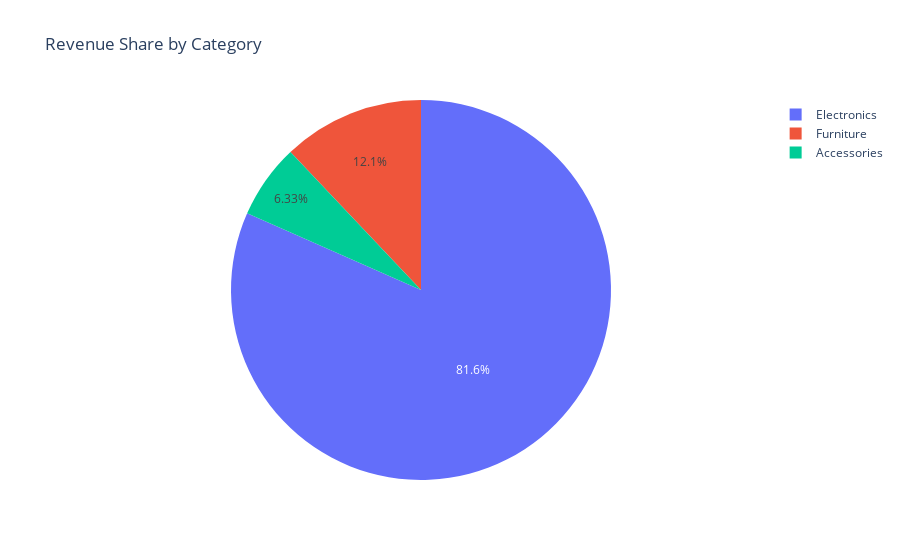

The cell this chart's notebook holds for it:
### Code cell
category_revenue = df.groupby('category')['revenue'].sum().reset_index()
fig = px.pie(category_revenue, names='category', values='revenue',
             title='Revenue Share by Category')
fig.show()

### Figure 1 — Plotly figure (JSON) as saved in the notebook; plotly's stock layout.template omitted (floating-point values rounded to 4 significant figures)
{"data": [{"domain": {"x": [0, 1], "y": [0, 1]}, "hovertemplate": "category=%{label}<br>revenue=%{value}<extra></extra>", "labels": ["Accessories", "Electronics", "Furniture"], "legendgroup": "", "name": "", "showlegend": true, "type": "pie", "values": [1387000, 17869000, 2640000]}], "layout": {"legend": {"tracegroupgap": 0}, "title": {"text": "Revenue Share by Category"}}}
